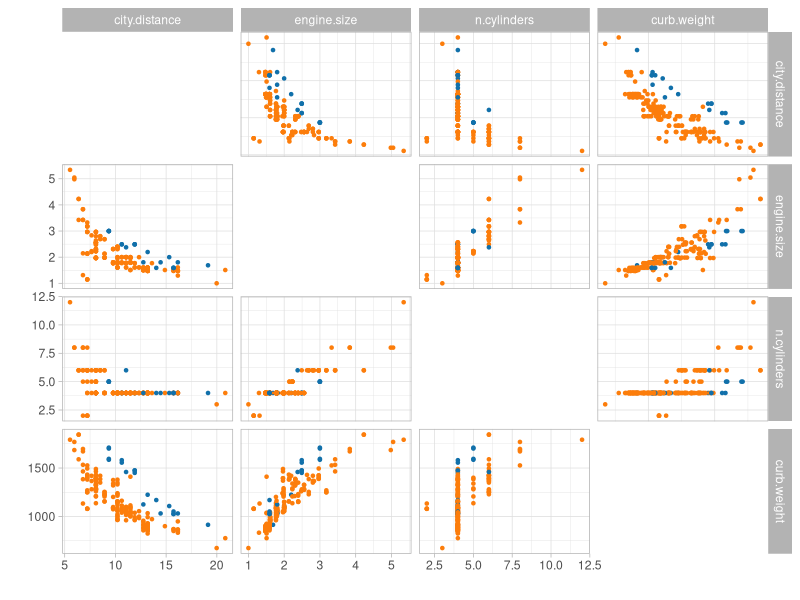
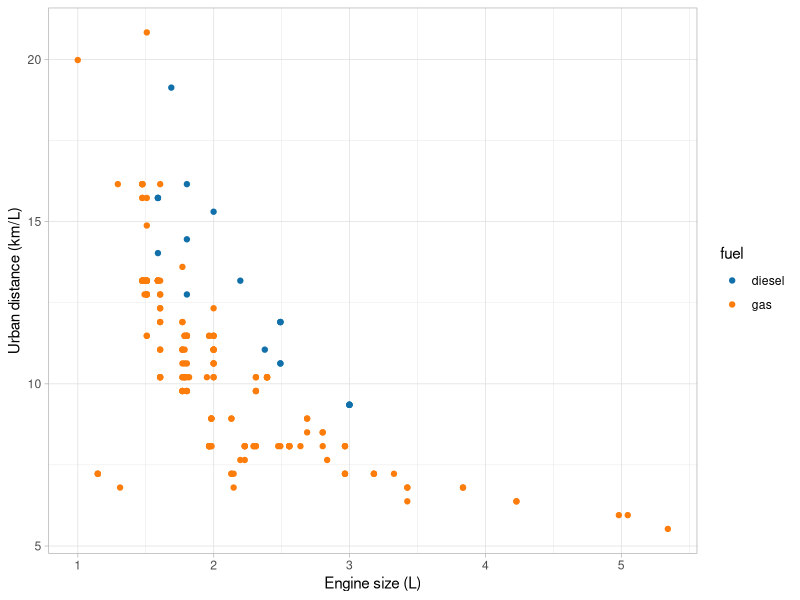
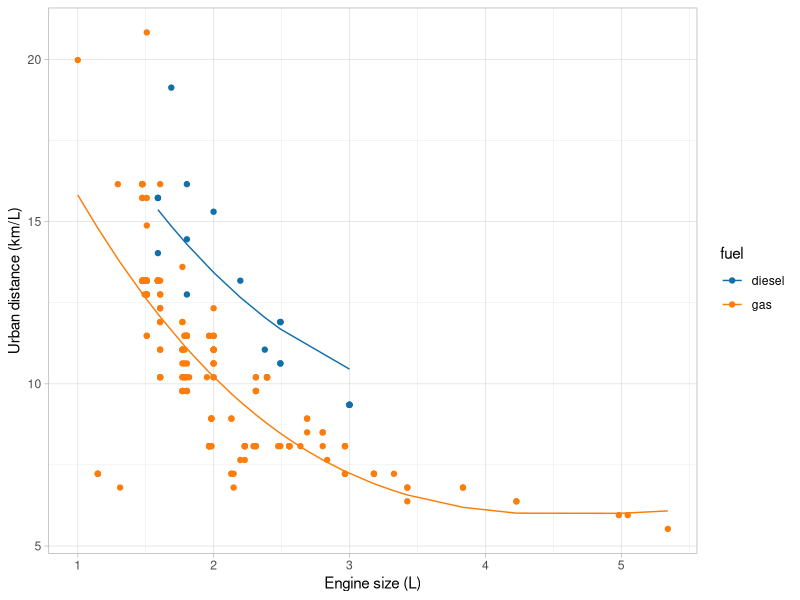
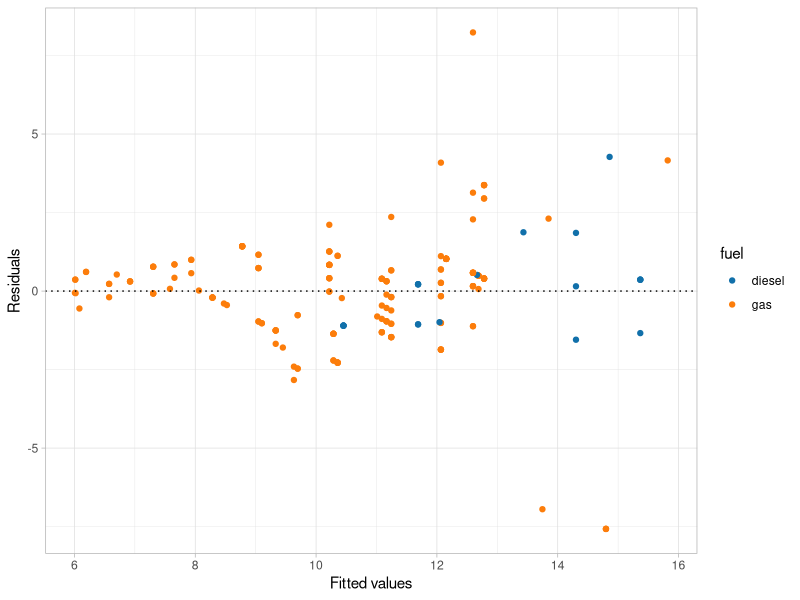

Source code (R) for these figures, in order:
## ---- chunk 1
library(tidyverse)
library(ggplot2)
library(GGally)
library(ggthemes)

auto <- read.table("../data/auto.txt", header = TRUE) %>% select(city.distance, engine.size, n.cylinders, curb.weight, fuel)

p0 <- ggpairs(auto,
  columns = 1:4, aes(colour = fuel),
  lower = list(continuous = wrap("points", size = 0.9)),
  upper = list(continuous = wrap("points", size = 0.9)),
  diag = "blank"
) +
  theme_light() +
  scale_color_tableau(palette = "Color Blind") +
  xlab("") +
  ylab("")
p0
## ---- chunk 2
ggplot(data = auto, aes(x = engine.size, y = city.distance, col = fuel)) + geom_point()+
  theme_light() +
  scale_color_tableau(palette = "Color Blind") +
  xlab("Engine size (L)") +
  ylab("Urban distance (km/L)")
## ---- chunk 3
library(broom)
library(knitr)
m1 <- lm(city.distance ~ engine.size + I(engine.size^2) + I(engine.size^3) + fuel, data = auto)
kable(tidy(m1, conf.int = TRUE), digits = 3)
## ---- chunk 4
augmented_m1 <- augment(m1)
ggplot(data = augmented_m1, aes(x = engine.size, y = city.distance, col = fuel)) + geom_point() + geom_line(aes(y = .fitted)) +
  theme_light() +
  scale_color_tableau(palette = "Color Blind") +
  xlab("Engine size (L)") +
  ylab("Urban distance (km/L)")
## ---- chunk 5
ggplot(data = augmented_m1, aes(x = .fitted, y = .resid, col = fuel)) + geom_point() + geom_hline(aes(yintercept = 0), linetype = "dotted") +
  theme_light() +
  scale_color_tableau(palette = "Color Blind") +
  xlab("Fitted values") +
  ylab("Residuals")
